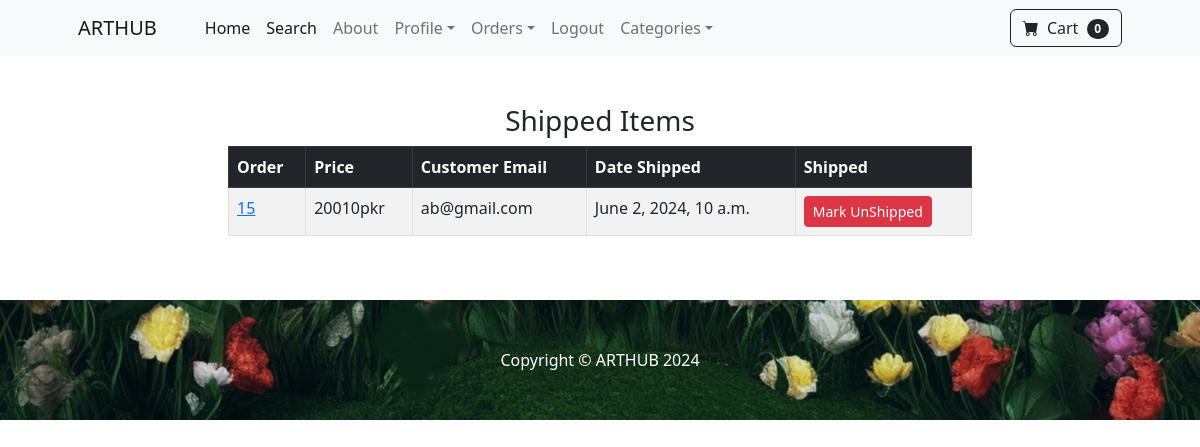
/payment/shipped_dash (signed in), run on the app's committed database.
### payment/models.py (models this page shows, shortened)
class Order(models.Model):
	user = models.ForeignKey(User, on_delete=models.CASCADE, null=True, blank=True)
	full_name = models.CharField(max_length=250)
	email = models.EmailField(max_length=250)
	shipping_address = models.TextField(max_length=15000)
	amount_paid = models.DecimalField(max_digits=10, decimal_places=0)
	date_ordered = models.DateTimeField(auto_now_add=True)
	shipped = models.BooleanField(default=False)
	date_shipped = models.DateTimeField(blank=True, null=True)

### payment/views.py (the view, shortened to what this page needs)
# urls.py: path('shipped_dash', views.shipped_dash, name="shipped_dash"),
def shipped_dash(request):
	if request.user.is_authenticated and request.user.is_superuser:
		orders = Order.objects.filter(shipped=True)
		return render(request, "payment/shipped_dash.html", {"orders":orders})
	else:
		messages.success(request, "Access Denied")
		return redirect('home')

### cart/cart.py (called while the page is built)
	def __len__(self):
		return len(self.cart)

### cart/context_processors.py (called while the page is built)
def cart(request):
	return {'cart': Cart(request)}

### payment/templates/payment/shipped_dash.html (shortened to what this page needs)
{% extends 'base.html' %}
{% block content %}
        <div class="container">
        	<div class="row">
        		<center>
        			<div class="col-8">
        				<br/><br/>
<h3>Shipped Items</h3>
<table class="table table-striped table-hover table-bordered">
  <thead class="table-dark">
    <tr>
      <th scope="col">Order</th>
      <th scope="col">Price</th>
      <th scope="col">Customer Email</th>
      <th scope="col">Date Shipped</th>
      <th scope="col">Shipped</th>
    </tr>
  </thead>
  <tbody>
    {% for item in orders %}
    <tr>
      <td><a href="{% url 'orders' item.id %}">{{ item.id }}</a></td>
      <td>{{ item.amount_paid }}pkr</td>
      <td>{{ item.email }}</td>
      <td>{{ item.date_shipped }}</td>
       <td>
        <form method="POST">
          <button type="Submit" class="btn btn-danger btn-sm">Mark UnShipped</button>
        </form>
      </td>
    </tr>
    {% endfor %}
  </tbody>
</table>
<br/><br/>
        			</div>
        		</center>
        	</div>
        </div>
{% endblock %}

### data on the page
Order: id "15", amount_paid "20010", email "ab@gmail.com", date_shipped "June 2, 2024, 10 a.m."

### other printed values
{{ cart|length }} "0"
